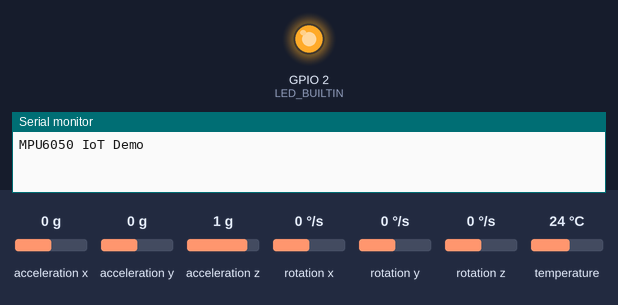
A program run on a simulated ESP32. Parts: output pins drawn as LEDs (lit = HIGH), the last lines printed to the serial monitor. The inputs (shaded band) are chosen by the test bench; at power-on: acceleration x 0 g, acceleration y 0 g, acceleration z 1 g, rotation x 0 °/s, rotation y 0 °/s, rotation z 0 °/s, temperature 24 °C. Network time is answered at once with the bench clock; storage starts empty; no MQTT or app messages arrive unless stated; not simulated (calls return 0 or success): wifi_credentials.h.

Above: at 0.1 s.
At 1.6 s:
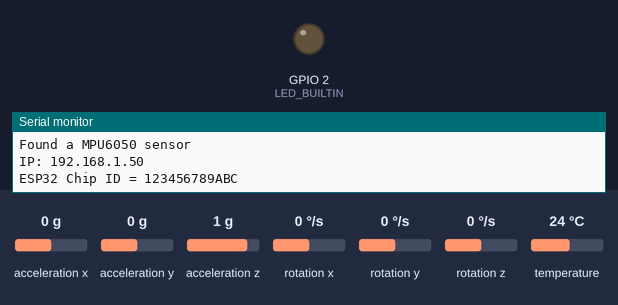
Timing chart, 0 to 6.6 s (numbered marks = the images above):
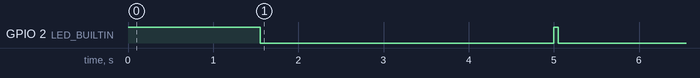

Measured:
- by itself, GPIO 2 (LED_BUILTIN): HIGH → LOW at 1.6 s, → HIGH 3.4 s later, → LOW 0.05 s later

The program:

main.cpp
```cpp
#include <Adafruit_MPU6050.h>
#include <Adafruit_Sensor.h>
#include <Arduino.h>
#include <ESPAsyncWebServer.h>
#include <NTPClient.h>
#include <PubSubClient.h>
#include <SPIFFS.h>
#include <WiFiMulti.h>
#include <WiFiUdp.h>

#include "wifi_credentials.h"  // Store your wifi settings here

#define LED_BUILTIN 2

// Objects used
WiFiMulti multi;  // To store multiple wifi access points
WiFiClient espClient;
WiFiUDP ntpUDP;
PubSubClient client(espClient);                 // MQTT client
NTPClient timeClient(ntpUDP, "time.nist.gov");  // Get time from NTP servers

const char* ssid = WIFI_SSID;  // #define WIFI_SSID in wifi_credentials.h
const char* passwd = PASSWORD;

const char* SSID1 = "AndroidAPR";  // for mobile hotspot
const char* PASSWD1 = "androidapr";

const char* brokerHost = "broker.hivemq.com";  // broker address
uint16_t brokerPort = 1883;                    // broker port
const char* publishTopic =
    "esp32-iot-demo/freefall/A8F29CA4AE30";  // publish topic of freefall event

AsyncWebServer server(80);  // HTTP server
AsyncWebSocket ws("/ws");   // Websocket for realtime monitoring

Adafruit_MPU6050 mpu;  // MPU6050 object

void onMessage(char* topic, byte* payload, unsigned int length) {}

void setup() {
  pinMode(LED_BUILTIN, OUTPUT);
  digitalWrite(LED_BUILTIN, HIGH);  // At start-up of the device
  Serial.begin(115200);
  Serial.println("MPU6050 IoT Demo");

  WiFi.mode(WIFI_STA);

  multi.addAP(ssid, passwd);  // comment as necessory
  multi.addAP(SSID1, PASSWD1);
  multi.run();  // Try to connect to any accespoint configured

  if (!SPIFFS.begin(true)) {  // Setup SPI filesystem for webpages
    Serial.println("Formatting SPIFFS");
  }

  Serial.print("Connecting to WiFi");

  while (!WiFi.isConnected()) {  // Wati until wifi connection
    Serial.print('.');
    delay(500);
  }
  Serial.println();

  timeClient.begin();
  Serial.print("Updating time");

  while (!timeClient.update()) {  // Get and udpate time from NTP servers
    Serial.print('.');
    delay(500);
  };
  Serial.println();

  server.addHandler(&ws);

  // Serve webpages in SPI fat file system
  // Files in data folder can be transfered to SPIFFS
  // then they can be served as webpages at user requests
  server.serveStatic("/", SPIFFS, "/")
      .setDefaultFile("index.html")
      .setCacheControl("max-age=600");

  server.begin();

  if (!mpu.begin()) {  // Initialize MPU6050 connection
    Serial.println("Sensor init failed");
    while (1) yield();
  }
  Serial.println("Found a MPU6050 sensor");

  client.setServer(brokerHost, brokerPort);  // Setup MQTT broker
  client.setCallback(onMessage);

  Serial.print("IP: ");
  Serial.println(WiFi.localIP());  // Print IP of the device

  uint64_t chipid = ESP.getEfuseMac();  // The chip ID is essentially its MAC
                                        // address(length: 6 bytes).
  Serial.printf("ESP32 Chip ID = %04X",
                (uint16_t)(chipid >> 32));      // print High 2 bytes
  Serial.printf("%08X\r\n", (uint32_t)chipid);  // print Low 4bytes.
  digitalWrite(LED_BUILTIN, LOW);               // Device initilized!
}

uint64_t startTime = 0;
uint16_t period = 100;
uint16_t lastFreefall = 0;
float sumAcc = 0;
float accThreshold = 1.5;

uint64_t lastTriedAt = 0;

void loop() {
  ws.cleanupClients();
  client.loop();  // Must include to handle MQTT traffic

  if (millis() - startTime > period) {  // Run in 100 ms loops
    startTime = millis();
    sensors_event_t a, g, temp;
    mpu.getEvent(&a, &g, &temp);  // get acceleration components
    ws.printfAll("%.2f %.2f %.2f", a.acceleration.x, a.acceleration.y,
                 a.acceleration.z);  // send though websocket
    sumAcc = abs(a.acceleration.x) + abs(a.acceleration.y) +
             abs(a.acceleration.z);  // Sum of all vector components

    digitalWrite(LED_BUILTIN, sumAcc < accThreshold);

    // If sum is less than freefall threshold and after 3 seconds from last
    // freefall
    if ((sumAcc < accThreshold) && ((millis() - lastFreefall) > 3000)) {
      lastFreefall = millis();
      uint32_t timestamp = timeClient.getEpochTime();  // Get UNIX timestamp
      char message[200];                               // message buffer
      sprintf(message, "%s %d", WiFi.macAddress().c_str(),
              timestamp);                     // fabricate the message
      client.publish(publishTopic, message);  // publish to MQTT broker !
    }
  }

  // Reconnect to MQTT broker at connection failure
  if (!client.connected() && ((millis() - lastTriedAt) > 5000)) {
    digitalWrite(LED_BUILTIN, HIGH);
    lastTriedAt = millis();
    Serial.println("Attempting MQTT connection...");
    if (!client.connect("clientID_A8F29CA4AE30")) {
      Serial.print("failed, rc=");
      Serial.print(client.state());
    } else {
      Serial.println("MQTT Connected !");
      digitalWrite(LED_BUILTIN, LOW);
    }
  }
}
```
